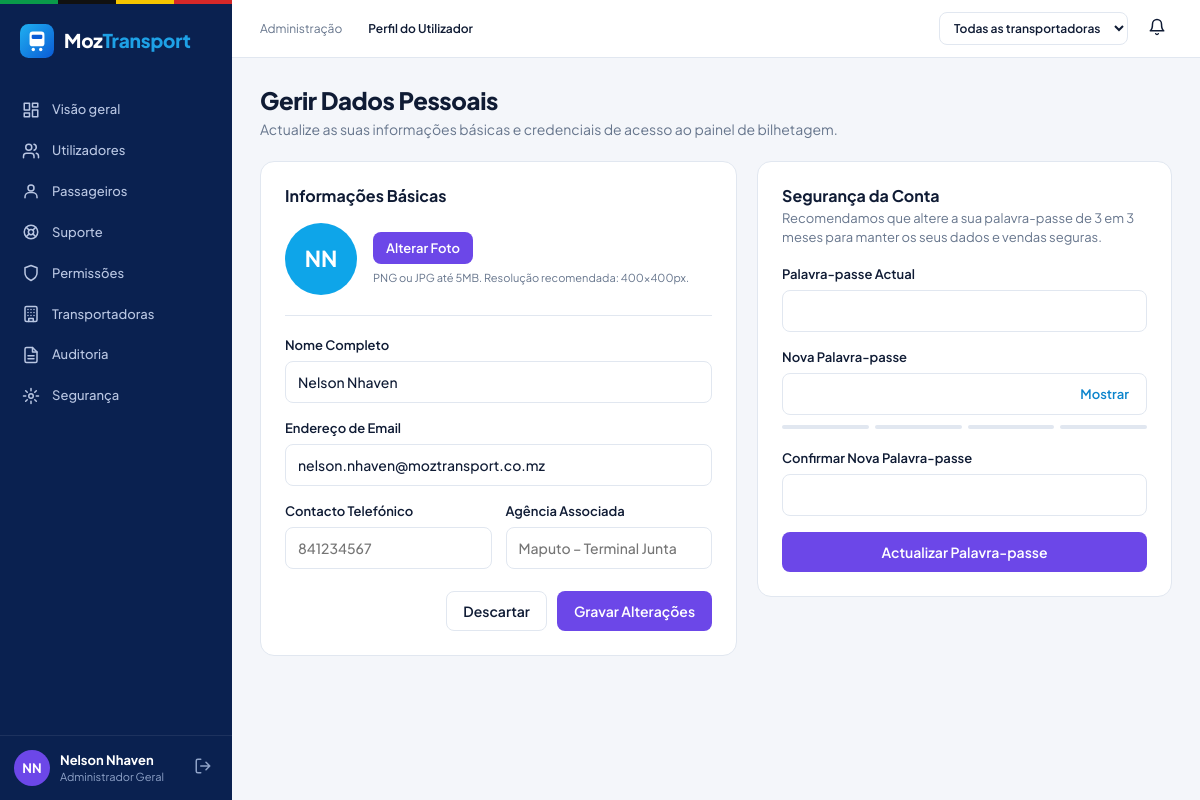
Before: /conta/dados_pessoais.php (signed in) with the older database file.
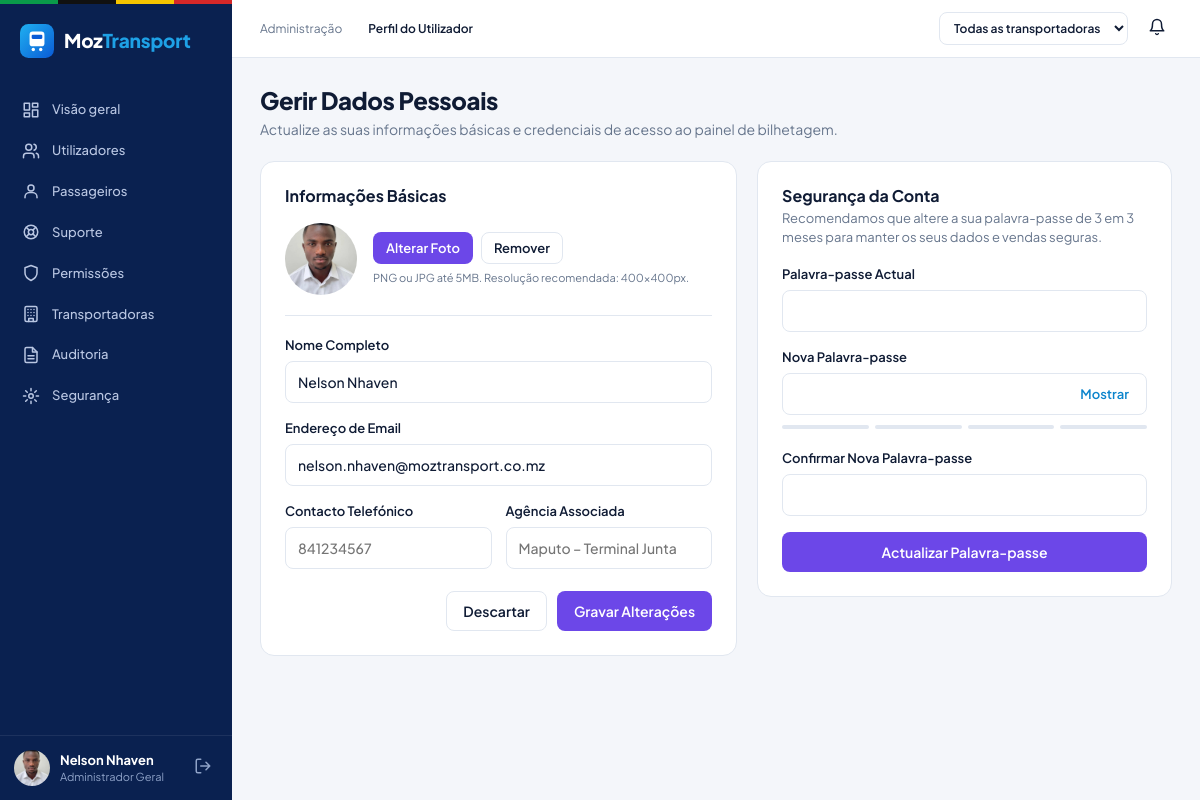
After: the same page with the newer database file.
### tables this page shows
CREATE TABLE `utilizador` (
  `id_utilizador` int(10) unsigned NOT NULL AUTO_INCREMENT,
  `nome` varchar(100) NOT NULL,
  `email` varchar(120) NOT NULL,
  `senha` varchar(255) NOT NULL,
  `telefone` varchar(30) DEFAULT NULL,
  `documento` varchar(30) DEFAULT NULL,
  `foto` varchar(255) DEFAULT NULL,
  `agencia` varchar(100) DEFAULT NULL,
  `perfil` enum('passageiro','bilheteiro','cobrador','gestor','administrador') NOT NULL DEFAULT 'passageiro',
  `id_transportadora` int(10) unsigned DEFAULT NULL,
  `activo` tinyint(1) NOT NULL DEFAULT 1,
  `data_criacao` datetime NOT NULL DEFAULT current_timestamp(),
  `tentativas_falhadas` tinyint(3) unsigned NOT NULL DEFAULT 0,
  `bloqueado_ate` datetime DEFAULT NULL,
  `ultimo_acesso` datetime DEFAULT NULL,
  `notificacoes` tinyint(1) NOT NULL DEFAULT 1,
  `notificacoes_vistas_em` datetime DEFAULT NULL,
  PRIMARY KEY (`id_utilizador`),
  UNIQUE KEY `uq_utilizador_email` (`email`),
  UNIQUE KEY `uq_utilizador_documento` (`documento`),
  KEY `idx_utilizador_perfil` (`perfil`),
  KEY `fk_utilizador_transportadora` (`id_transportadora`),
  CONSTRAINT `fk_utilizador_transportadora` FOREIGN KEY (`id_transportadora`) REFERENCES `transportadora` (`id_transportadora`) ON DELETE SET NULL ON UPDATE CASCADE
);

### includes/sessao.php (called while the page is built, shortened)
<?php
require_once __DIR__ . '/funcoes.php';
function utilizador_logado(): ?array {
    return $_SESSION['utilizador'] ?? null;
}

### includes/menu.php (called while the page is built, shortened)
<?php
function menu_do_perfil(string $perfil): array {
    $dados = ['Dados Pessoais', 'conta/dados_pessoais.php', 'utilizador'];
    switch ($perfil) {
        case 'administrador':
            return [
                ['Visão geral',     'administrador/index.php',          'grelha'],
                ['Utilizadores',    'administrador/utilizadores.php',   'pessoas'],
                ['Passageiros',     'administrador/passageiro.php',     'utilizador'],
                ['Suporte',         'administrador/suporte.php',        'suporte'],
                ['Permissões',      'administrador/permissoes.php',     'escudo'],
                ['Transportadoras', 'administrador/transportadoras.php','edificio'],
                ['Auditoria',       'administrador/auditoria.php',      'documento'],
                ['Segurança',       'administrador/seguranca.php',      'definicoes'],
            ];
    }
}

### conta/dados_pessoais.php (the view, shortened to what the changed rows need)
<?php
require_once __DIR__ . '/../includes/sessao.php';
$sessao = utilizador_logado();
$id = (int)$sessao['id_utilizador'];
function carregar_dados(PDO $pdo, int $id): array {
    $st = $pdo->prepare('SELECT * FROM utilizador WHERE id_utilizador = ?');
    $st->execute([$id]);
    return $st->fetch();
}
$dados = carregar_dados($pdo, $id);
$valor = fn(string $c) => $_POST[$c] ?? ($dados[$c] ?? '');
require __DIR__ . '/../includes/painel_inicio.php';
?>
<h1 class="titulo-pagina">Gerir Dados Pessoais</h1>
<div class="cartoes-2">
  <section class="cartao">
    <h2>Informações Básicas</h2>
    <form method="post" enctype="multipart/form-data">
      <div class="foto-linha">
        <span id="foto-previa" class="avatar avatar-grande" style="<?= empty($dados['foto']) ? 'background:#0ea5e9' : '' ?>">
          <?php if (!empty($dados['foto'])): ?><img src="<?= e(url($dados['foto'])) ?>" alt="Foto de perfil">
          <?php else: ?><?= e(iniciais($dados['nome'])) ?><?php endif; ?>
        </span>
        <div>
          <div class="foto-acoes">
            <label class="btn btn-primario btn-pequeno" for="foto-input">Alterar Foto</label>
            <?php if (!empty($dados['foto'])): ?>
              <button type="button" class="btn btn-sec btn-pequeno" data-acao="remover_foto">Remover</button>
            <?php endif; ?>
          </div>
          <p class="foto-nota">PNG ou JPG até 5MB. Resolução recomendada: 400×400px.</p>
        </div>
      </div>
      <div class="campo">
        <label for="nome">Nome Completo</label>
        <input type="text" id="nome" name="nome" value="<?= e($valor('nome')) ?>" required>
      </div>
      <div class="campo">
        <label for="email">Endereço de Email</label>
        <input type="email" id="email" name="email" value="<?= e($valor('email')) ?>" required>
      </div>
    </form>
  </section>
  <section class="cartao">
    <h2>Segurança da Conta</h2>
  </section>
</div>
<?php require __DIR__ . '/../includes/painel_fim.php'; ?>

### includes/painel_inicio.php (shortened to what the changed rows need)
<?php
require_once __DIR__ . '/menu.php';
$u        = utilizador_logado();
$nomeTransp = null;
?>
<!DOCTYPE html>
<html lang="pt">
<head>
  <link rel="stylesheet" href="<?= e(url('assets/css/base.css') . '?v=' . (int)@filemtime(__DIR__ . '/../assets/css/base.css')) ?>">
  <link rel="stylesheet" href="<?= e(url('assets/css/painel.css') . '?v=' . (int)@filemtime(__DIR__ . '/../assets/css/painel.css')) ?>">
  <link rel="stylesheet" href="<?= e(url('assets/css/admin.css') . '?v=' . (int)@filemtime(__DIR__ . '/../assets/css/admin.css')) ?>">
  <link rel="stylesheet" href="<?= e(url('assets/css/bilheteiro.css') . '?v=' . (int)@filemtime(__DIR__ . '/../assets/css/bilheteiro.css')) ?>">
  <link rel="stylesheet" href="<?= e(url('assets/css/notificacoes.css') . '?v=' . (int)@filemtime(__DIR__ . '/../assets/css/notificacoes.css')) ?>">
  <link rel="stylesheet" href="<?= e(url('assets/css/suporte.css') . '?v=' . (int)@filemtime(__DIR__ . '/../assets/css/suporte.css')) ?>">
  <link rel="stylesheet" href="<?= e(url('assets/css/gestor.css') . '?v=' . (int)@filemtime(__DIR__ . '/../assets/css/gestor.css')) ?>">
</head>
<body class="painel perfil-<?= e($u['perfil']) ?>">
<aside class="lateral">
  <div class="lateral-rodape">
    <a class="utilizador-cartao" href="<?= e(url('conta/dados_pessoais.php')) ?>" title="Dados pessoais">
      <?= avatar_html($u) ?>
      <span class="utilizador-texto">
        <strong><?= e($u['nome']) ?></strong>
        <small><?= e($u['perfil'] === 'administrador' ? 'Administrador Geral' : nome_perfil($u['perfil'])) ?><?= $nomeTransp ? ' • ' . e($nomeTransp) : (!empty($u['agencia']) ? ' • ' . e(explode(' ', $u['agencia'])[0]) : '') ?></small>
      </span>
    </a>
  </div>
</aside>
<div class="conteudo-geral">
  <main class="conteudo">

### includes/funcoes.php (shortened to what the changed rows need)
<?php
function e($valor): string {
    return htmlspecialchars((string)$valor, ENT_QUOTES, 'UTF-8');
}
function url(string $caminho = ''): string {
    return BASE_URL . '/' . ltrim($caminho, '/');
}
function iniciais(string $nome): string {
    $partes = preg_split('/\s+/', trim($nome));
    $i = mb_strtoupper(mb_substr($partes[0], 0, 1));
    if (count($partes) > 1) {
        $i .= mb_strtoupper(mb_substr(end($partes), 0, 1));
    }
    return $i;
}
function avatar_html(array $u, string $classe = ''): string {
    if (!empty($u['foto'])) {
        return '<span class="avatar ' . e($classe) . '"><img src="' . e(url($u['foto'])) . '" alt=""></span>';
    }
    $cores = ['#12a150', '#f08a24', '#6c47e8', '#0ea5e9', '#d62854', '#e6b800'];
    $cor = $cores[crc32((string)($u['nome'] ?? '')) % count($cores)];
    return '<span class="avatar ' . e($classe) . '" style="background:' . $cor . '">' . e(iniciais($u['nome'] ?? '?')) . '</span>';
}

Changed rows visible on the page:
changed utilizador "Nelson Nhaven": foto: picture added; nome "NN" → (not shown)
Other visible differences:
text now shown: "Remover"
